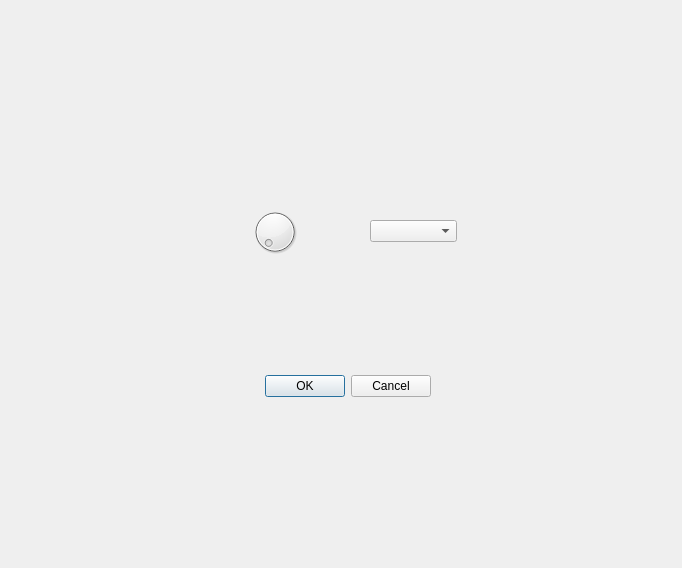
<?xml version="1.0" encoding="UTF-8"?>
<ui version="4.0">
 <class>Dialog</class>
 <widget class="QDialog" name="Dialog">
  <property name="geometry">
   <rect>
    <x>0</x>
    <y>0</y>
    <width>682</width>
    <height>568</height>
   </rect>
  </property>
  <property name="windowTitle">
   <string>Dialog</string>
  </property>
  <widget class="QDialogButtonBox" name="buttonBox">
   <property name="geometry">
    <rect>
     <x>90</x>
     <y>370</y>
     <width>341</width>
     <height>32</height>
    </rect>
   </property>
   <property name="orientation">
    <enum>Qt::Horizontal</enum>
   </property>
   <property name="standardButtons">
    <set>QDialogButtonBox::Cancel|QDialogButtonBox::Ok</set>
   </property>
  </widget>
  <widget class="QDial" name="dial">
   <property name="geometry">
    <rect>
     <x>250</x>
     <y>200</y>
     <width>50</width>
     <height>64</height>
    </rect>
   </property>
  </widget>
  <widget class="QComboBox" name="comboBox">
   <property name="geometry">
    <rect>
     <x>370</x>
     <y>220</y>
     <width>87</width>
     <height>22</height>
    </rect>
   </property>
  </widget>
 </widget>
 <resources/>
 <connections>
  <connection>
   <sender>buttonBox</sender>
   <signal>accepted()</signal>
   <receiver>Dialog</receiver>
   <slot>accept()</slot>
   <hints>
    <hint type="sourcelabel">
     <x>248</x>
     <y>254</y>
    </hint>
    <hint type="destinationlabel">
     <x>157</x>
     <y>274</y>
    </hint>
   </hints>
  </connection>
  <connection>
   <sender>buttonBox</sender>
   <signal>rejected()</signal>
   <receiver>Dialog</receiver>
   <slot>reject()</slot>
   <hints>
    <hint type="sourcelabel">
     <x>316</x>
     <y>260</y>
    </hint>
    <hint type="destinationlabel">
     <x>286</x>
     <y>274</y>
    </hint>
   </hints>
  </connection>
 </connections>
</ui>
